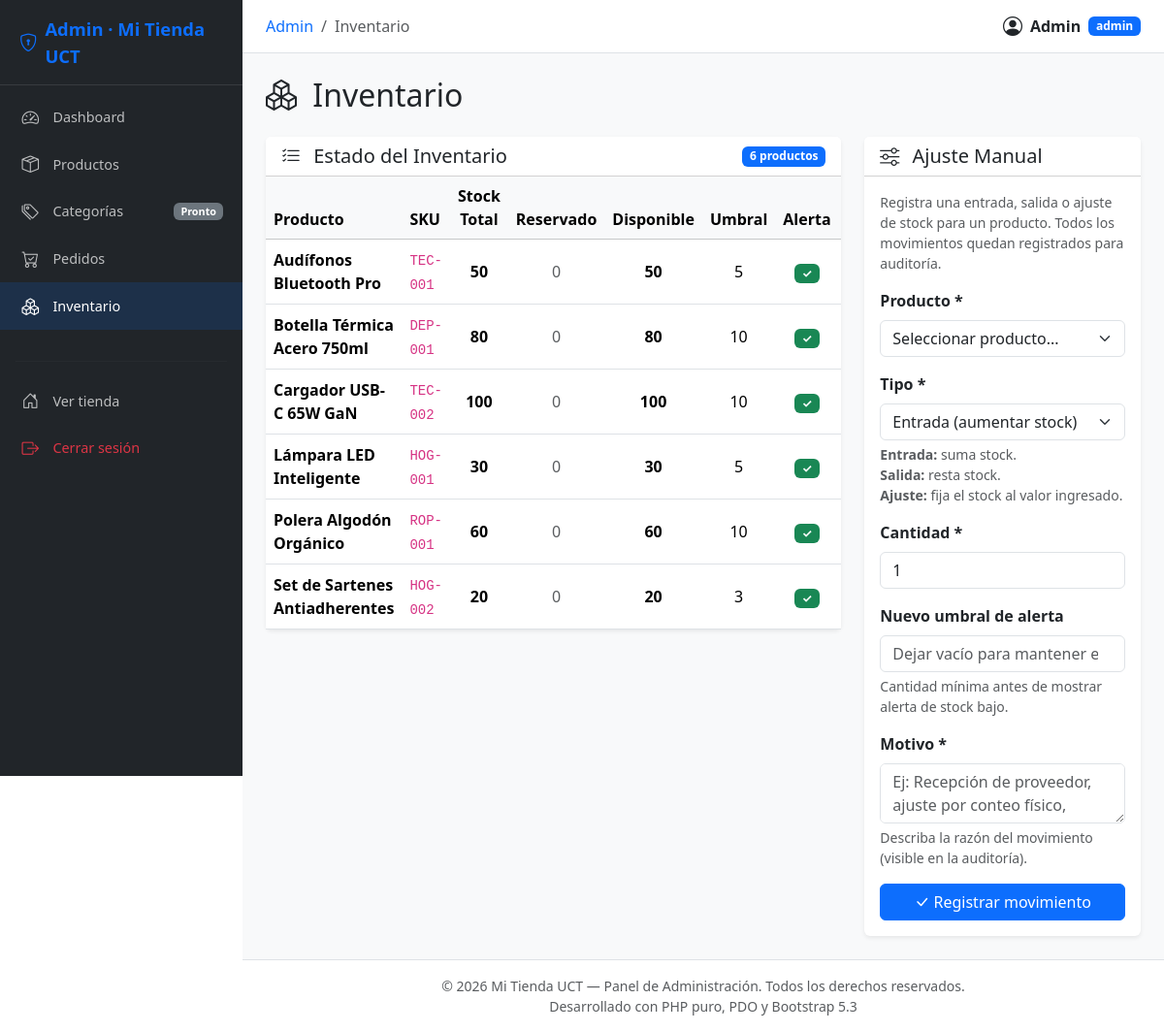
The app's page /admin/inventario.php (signed in) with its own data.
### tables this page shows
CREATE TABLE inventario (
    id                  INT AUTO_INCREMENT PRIMARY KEY,
    producto_id         INT         NOT NULL UNIQUE,
    cantidad            INT         NOT NULL DEFAULT 0 COMMENT 'Stock disponible actual',
    cantidad_reservada  INT         NOT NULL DEFAULT 0 COMMENT 'Stock apartado por carritos/órdenes en progreso',
    umbral_alerta       INT         NOT NULL DEFAULT 5 COMMENT 'Cantidad mínima antes de alertar reposición',
    FOREIGN KEY (producto_id) REFERENCES productos(id) ON DELETE CASCADE ON UPDATE CASCADE,
    INDEX idx_inventario_alerta (cantidad, umbral_alerta),
    CHECK (cantidad >= 0),
    CHECK (cantidad_reservada >= 0)
);

CREATE TABLE productos (
    id                  INT AUTO_INCREMENT PRIMARY KEY,
    sku                 VARCHAR(50)     NOT NULL UNIQUE COMMENT 'Stock Keeping Unit - código interno del producto',
    nombre              VARCHAR(255)    NOT NULL,
    descripcion         TEXT            DEFAULT NULL,
    precio              DECIMAL(10,2)   NOT NULL COMMENT 'Precio normal en CLP (ej: 29990.00)',
    precio_descuento    DECIMAL(10,2)   DEFAULT NULL COMMENT 'Precio con oferta (NULL = sin descuento)',
    categoria_id        INT             NOT NULL,
    activo              TINYINT(1)      NOT NULL DEFAULT 1,
    destacado           TINYINT(1)      NOT NULL DEFAULT 0 COMMENT 'Producto destacado en homepage',
    slug                VARCHAR(255)    NOT NULL UNIQUE COMMENT 'URL amigable: nombre-del-producto',
    fecha_creacion      DATETIME        NOT NULL DEFAULT NOW(),
    FOREIGN KEY (categoria_id) REFERENCES categorias(id) ON DELETE RESTRICT ON UPDATE CASCADE,
    INDEX idx_productos_categoria (categoria_id),
    INDEX idx_productos_activo (activo),
    INDEX idx_productos_destacado (destacado)
);

### includes/funciones.php (called while the page is built, shortened)
<?php
function escapar($texto): string
{
    return htmlspecialchars((string) $texto, ENT_QUOTES, 'UTF-8');
}

### admin/inventario.php (the view, shortened to what this page needs)
<?php
require_once __DIR__ . '/../includes/funciones.php';
$pdo = getDB();
$accion = $_GET['accion'] ?? 'listar';
$producto_info = null;
$movimientos = [];
$stmt = $pdo->query("
    SELECT pr.id, pr.sku, pr.nombre, pr.activo,
           inv.cantidad, inv.cantidad_reservada,
           (inv.cantidad - inv.cantidad_reservada) as disponible,
           inv.umbral_alerta,
           CASE WHEN (inv.cantidad - inv.cantidad_reservada) < inv.umbral_alerta THEN 1 ELSE 0 END as alerta
    FROM productos pr
    JOIN inventario inv ON inv.producto_id = pr.id
    ORDER BY alerta DESC, pr.nombre ASC
");
$inventario = $stmt->fetchAll();
require_once __DIR__ . '/admin_header.php';
?>
<div class="d-flex justify-content-between align-items-center mb-4">
    <h2 class="mb-0">
        <i class="bi bi-boxes me-2"></i>
        <?php if ($accion === 'movimientos'): ?>
            Movimientos: <?= escapar($producto_info['nombre'] ?? '') ?>
        <?php else: ?>
            Inventario
        <?php endif; ?>
    </h2>
</div>
<?php if ($accion === 'movimientos' && $producto_info): ?>
<!-- ============================================================
     MOVIMIENTOS DE UN PRODUCTO ESPECÍFICO
     ============================================================ -->
<div class="row g-4 mb-4">
    <div class="col-md-3">
        <div class="card border-0 shadow-sm text-center h-100">
            <div class="card-body">
                <div class="text-muted small">Stock Total</div>
                <div class="fs-3 fw-bold"><?= (int) $producto_info['cantidad'] ?></div>
            </div>
        </div>
    </div>
    <div class="col-md-3">
        <div class="card border-0 shadow-sm text-center h-100">
            <div class="card-body">
                <div class="text-muted small">Reservado</div>
                <div class="fs-3 fw-bold text-warning"><?= (int) $producto_info['cantidad_reservada'] ?></div>
            </div>
        </div>
    </div>
    <div class="col-md-3">
        <div class="card border-0 shadow-sm text-center h-100">
            <div class="card-body">
                <div class="text-muted small">Disponible</div>
                <div class="fs-3 fw-bold <?= (int) $producto_info['disponible'] < (int) $producto_info['umbral_alerta'] ? 'text-danger' : 'text-success' ?>">
                    <?= (int) $producto_info['disponible'] ?>
                </div>
            </div>
        </div>
    </div>
    <div class="col-md-3">
        <div class="card border-0 shadow-sm text-center h-100">
            <div class="card-body">
                <div class="text-muted small">Umbral Alerta</div>
                <div class="fs-3 fw-bold"><?= (int) $producto_info['umbral_alerta'] ?></div>
            </div>
        </div>
    </div>
</div>
<div class="card shadow-sm border-0">
    <div class="card-header bg-white">
        <h5 class="mb-0">
            <i class="bi bi-arrow-left-right me-2"></i>
            Últimos 50 movimientos
        </h5>
    </div>
    <div class="card-body p-0">
        <?php if (empty($movimientos)): ?>
            <div class="text-center py-4 text-muted">
                <i class="bi bi-inbox" style="font-size: 2rem;"></i>
                <p class="mt-2 mb-0">No hay movimientos registrados para este producto.</p>
            </div>
        <?php else: ?>
            <div class="table-responsive">
                <table class="table table-hover align-middle mb-0">
                    <thead class="table-light">
                        <tr>
                            <th>#</th>
                            <th>Tipo</th>
                            <th>Cantidad</th>
                            <th>Referencia / Motivo</th>
                            <th>Fecha</th>
                        </tr>
                    </thead>
                    <tbody>
                        <?php foreach ($movimientos as $mov): ?>
                        <tr>
                            <td class="text-muted"><?= (int) $mov['id'] ?></td>
                            <td>
                                <?php
                                $badge_tipo = match ($mov['tipo_movimiento']) {
                                    'entrada'    => 'bg-success',
                                    'salida'     => 'bg-danger',
                                    'reserva'    => 'bg-warning text-dark',
                                    'liberacion' => 'bg-info',
                                    'ajuste'     => 'bg-secondary',
                                    default      => 'bg-light text-dark',
                                };
                                ?>
                                <span class="badge <?= $badge_tipo ?>">
                                    <?= escapar($mov['tipo_movimiento']) ?>
                                </span>
                            </td>
                            <td class="fw-bold">
                                <?= (int) $mov['cantidad'] ?>
                            </td>
                            <td>
                                <small><?= escapar($mov['referencia'] ?? '—') ?></small>
                            </td>
                            <td class="small text-muted">
                                <?= date('d/m/Y H:i', strtotime($mov['fecha'])) ?>
                            </td>
                        </tr>
                        <?php endforeach; ?>
                    </tbody>
                </table>
            </div>
        <?php endif; ?>
    </div>
</div>
<?php else: ?>
<div class="row g-4">
    <div class="col-lg-8">
        <div class="card shadow-sm border-0">
            <div class="card-header bg-white d-flex justify-content-between align-items-center">
                <h5 class="mb-0">
                    <i class="bi bi-list-check me-2"></i>
                    Estado del Inventario
                </h5>
                <span class="badge bg-primary"><?= count($inventario) ?> productos</span>
            </div>
            <div class="card-body p-0">
                <?php if (empty($inventario)): ?>
                    <div class="text-center py-5 text-muted">
                        <i class="bi bi-inbox" style="font-size: 3rem;"></i>
                        <p class="mt-2 mb-0">No hay productos con inventario registrado.</p>
                    </div>
                <?php else: ?>
                    <div class="table-responsive">
                        <table class="table table-hover align-middle mb-0">
                            <thead class="table-light">
                                <tr>
                                    <th>Producto</th>
                                    <th>SKU</th>
                                    <th class="text-center">Stock Total</th>
                                    <th class="text-center">Reservado</th>
                                    <th class="text-center">Disponible</th>
                                    <th class="text-center">Umbral</th>
                                    <th class="text-center">Alerta</th>
                                    <th></th>
                                </tr>
                            </thead>
                            <tbody>
                                <?php foreach ($inventario as $item): ?>
                                <tr class="<?= $item['alerta'] ? 'table-warning' : '' ?>">
                                    <td>
                                        <strong><?= escapar($item['nombre']) ?></strong>
                                    </td>
                                    <td><code><?= escapar($item['sku']) ?></code></td>
                                    <td class="text-center fw-bold">
                                        <?= (int) $item['cantidad'] ?>
                                    </td>
                                    <td class="text-center">
                                        <?php if ((int) $item['cantidad_reservada'] > 0): ?>
                                            <span class="text-warning fw-bold">
                                                <?= (int) $item['cantidad_reservada'] ?>
                                            </span>
                                        <?php else: ?>
                                            <span class="text-muted">0</span>
                                        <?php endif; ?>
                                    </td>
                                    <td class="text-center fw-bold
                                        <?= $item['alerta'] ? 'stock-bajo' : 'stock-normal' ?>">
                                        <?= (int) $item['disponible'] ?>
                                    </td>
                                    <td class="text-center"><?= (int) $item['umbral_alerta'] ?></td>
                                    <td class="text-center">
                                        <?php if ($item['alerta']): ?>
                                            <span class="badge bg-danger">⚠</span>
                                        <?php else: ?>
                                            <span class="badge bg-success">✓</span>
                                        <?php endif; ?>
                                    </td>
                                    <td>
                                    </td>
                                </tr>
                                <?php endforeach; ?>
                            </tbody>
                        </table>
                    </div>
                <?php endif; ?>
            </div>
        </div>
    </div>
    <div class="col-lg-4">
        <div class="card shadow-sm border-0">
            <div class="card-header bg-white">
                <h5 class="mb-0">
                    <i class="bi bi-sliders me-2"></i>
                    Ajuste Manual
                </h5>
            </div>
            <div class="card-body">
                <p class="text-muted small mb-3">
                    Registra una entrada, salida o ajuste de stock para un producto.
                    Todos los movimientos quedan registrados para auditoría.
                </p>
                <form method="POST" action="inventario.php">
                    <div class="mb-3">
                        <label for="producto_id" class="form-label fw-semibold">Producto *</label>
                        <select id="producto_id" name="producto_id" class="form-select" required>
                            <option value="">Seleccionar producto...</option>
                        </select>
                    </div>
                    <div class="mb-3">
                        <label for="tipo_movimiento" class="form-label fw-semibold">Tipo *</label>
                        <select id="tipo_movimiento" name="tipo_movimiento" class="form-select" required>
                            <option value="entrada">Entrada (aumentar stock)</option>
                        </select>
                        <div class="form-text">
                            <strong>Entrada:</strong> suma stock.<br>
                            <strong>Salida:</strong> resta stock.<br>
                            <strong>Ajuste:</strong> fija el stock al valor ingresado.
                        </div>
                    </div>
                    <div class="mb-3">
                        <label for="cantidad" class="form-label fw-semibold">Cantidad *</label>
                        <input type="number"
                               id="cantidad"
                               name="cantidad"
                               class="form-control"
                               required
                               min="1"
                               value="1">
                    </div>
                    <div class="mb-3">
                        <label for="umbral_alerta" class="form-label fw-semibold">Nuevo umbral de alerta</label>
                        <input type="number"
                               id="umbral_alerta"
                               name="umbral_alerta"
                               class="form-control"
                               min="0"
                               placeholder="Dejar vacío para mantener el actual">
                        <div class="form-text">Cantidad mínima antes de mostrar alerta de stock bajo.</div>
                    </div>
                    <div class="mb-3">
                        <label for="motivo" class="form-label fw-semibold">Motivo *</label>
                        <textarea id="motivo"
                                  name="motivo"
                                  class="form-control"
                                  rows="2"
                                  required
                                  placeholder="Ej: Recepción de proveedor, ajuste por conteo físico, devolución..."><?= escapar($_POST['motivo'] ?? '') ?></textarea>
                        <div class="form-text">Describa la razón del movimiento (visible en la auditoría).</div>
                    </div>
                    <button type="submit" class="btn btn-primary w-100">
                        <i class="bi bi-check-lg"></i> Registrar movimiento
                    </button>
                </form>
            </div>
        </div>
    </div>
</div>
<?php endif; ?>
<?php
require_once __DIR__ . '/admin_footer.php';
?>

### admin/admin_header.php (style rules this page uses)
:root { --sidebar-width: 250px; }
.stock-normal { color: #198754; }

### records on screen
inventario: producto.nombre "Audífonos Bluetooth Pro", producto.sku "TEC-001", cantidad "50", cantidad_reservada "0", disponible "50", umbral_alerta "5"
inventario: producto.nombre "Botella Térmica Acero 750ml", producto.sku "DEP-001", cantidad "80", cantidad_reservada "0", disponible "80", umbral_alerta "10"
inventario: producto.nombre "Cargador USB-C 65W GaN", producto.sku "TEC-002", cantidad "100", cantidad_reservada "0", disponible "100", umbral_alerta "10"
inventario: producto.nombre "Lámpara LED Inteligente", producto.sku "HOG-001", cantidad "30", cantidad_reservada "0", disponible "30", umbral_alerta "5"
inventario: producto.nombre "Polera Algodón Orgánico", producto.sku "ROP-001", cantidad "60", cantidad_reservada "0", disponible "60", umbral_alerta "10"
inventario: producto.nombre "Set de Sartenes Antiadherentes", producto.sku "HOG-002", cantidad "20", cantidad_reservada "0", disponible "20", umbral_alerta "3"

### other values on screen
SITE_NAME "Mi Tienda UCT"
$titulos[$pagina_actual] "Inventario"
escapar($_SESSION['usuario_nombre'] ?? 'Admin') "Admin"
count($inventario) "6"
